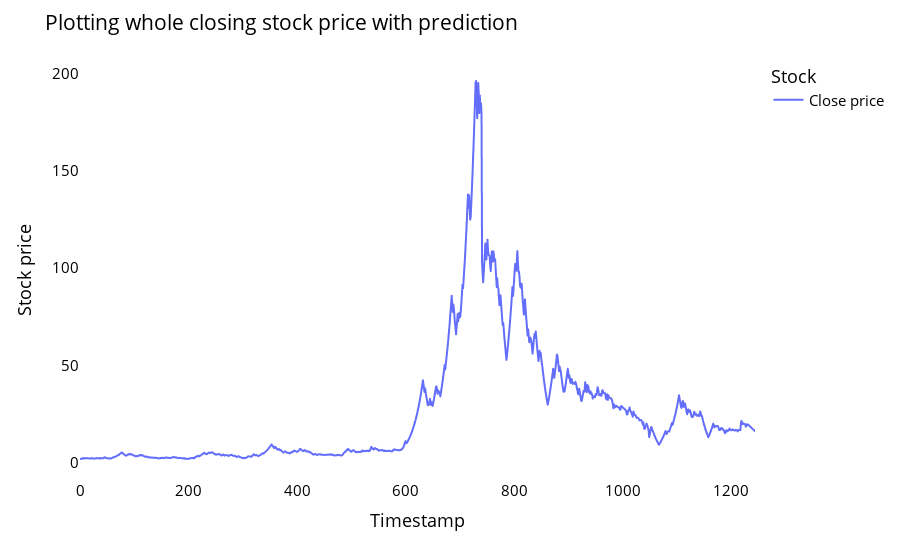

Here is the notebook cell this chart was saved with:
### Code cell
lstmgrudf=closedf.tolist()
lstmgrudf.extend((np.array(lst_output).reshape(-1,1)).tolist())
lstmgrudf=scaler.inverse_transform(lstmgrudf).reshape(1,-1).tolist()[0]

names = cycle(['Close price'])

fig = px.line(lstmgrudf,labels={'value': 'Stock price','index': 'Timestamp'})
fig.update_layout(title_text='Plotting whole closing stock price with prediction',
                  plot_bgcolor='white', font_size=15, font_color='black', legend_title_text='Stock')
fig.for_each_trace(lambda t:  t.update(name = next(names)))

fig.update_xaxes(showgrid=False)
fig.update_yaxes(showgrid=False)
fig.show()

### Figure 1 — Plotly figure (JSON) as saved in the notebook; plotly's stock layout.template omitted (floating-point values rounded to 4 significant figures; data arrays with more than 128 entries replaced by an {"elided": "..."} marker saying what was removed)
{"data": [{"hovertemplate": "variable=0<br>Timestamp=%{x}<br>Stock price=%{y}<extra></extra>", "legendgroup": "0", "line": {"color": "#636efa", "dash": "solid"}, "marker": {"symbol": "circle"}, "mode": "lines", "name": "Close price", "showlegend": true, "type": "scattergl", "x": {"elided": "1245 int values"}, "xaxis": "x", "y": {"elided": "1245 float values"}, "yaxis": "y"}], "layout": {"font": {"color": "black", "size": 15}, "legend": {"title": {"text": "Stock"}, "tracegroupgap": 0}, "margin": {"t": 60}, "plot_bgcolor": "white", "title": {"text": "Plotting whole closing stock price with prediction"}, "xaxis": {"anchor": "y", "domain": [0, 1], "showgrid": false, "title": {"text": "Timestamp"}}, "yaxis": {"anchor": "x", "domain": [0, 1], "showgrid": false, "title": {"text": "Stock price"}}}}
